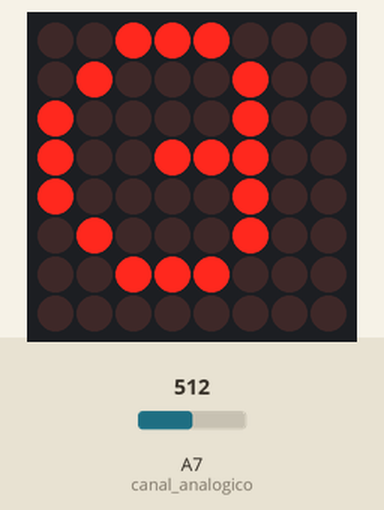
Simulated run of this sketch. Board: Arduino Nano, built with avr-gcc and run on an emulated ATmega328P. Shown: 8×8 LED matrix. Inputs (shaded band) come from the test bench; at power-on: A7 (canal_analogico) = 512. What the sketch prints to the serial monitor is not drawn.

Above: at 1.1 s.
At 2.9 s:
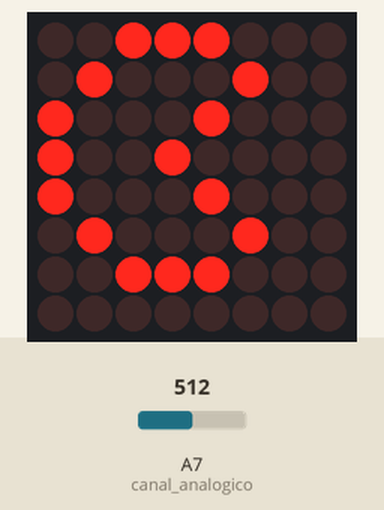

Measured:
- what the display in image 0 shows lasts 1.0 s, from 1.1 s to 2.1 s

The sketch:

Taller__6.0_-_B3_.ino
```cpp
//Librerías
#include <LedControl.h> //Me permite usar el IC MAX7219 (matriz led)

//Directivas de preprocesador
#define din_matrix  3 //Donde entran los datos
#define cs_matrix   2 //Control del slave, para hablarle al integrado
#define clk_matrix  4
#define canal_analogico A7

//Constructores
LedControl matrix_led = LedControl(din_matrix, clk_matrix, cs_matrix,1);

//Variables
unsigned int valor_adc;
int tiempo;
byte pacman_A [8] = {
  B00111000,
  B01000100,
  B10001000,
  B10010000,
  B10001000,
  B01000100,
  B00111000,
  B00000000
  };

byte pacman_B [8] = {
  B00111000,
  B01000100,
  B10000100,
  B10011100,
  B10000100,
  B01000100,
  B00111000,
  B00000000
  };

void setup() {
  Serial.begin(9600);
  matrix_led.shutdown(0, false); //Encender mi matriz led
  matrix_led.setIntensity(0,15);
  matrix_led.clearDisplay(0);
  Serial.println("Uso de la matriz led");
  pinMode(canal_analogico, INPUT);
}

void loop() {
  valor_adc = analogRead(canal_analogico);
  tiempo = map(valor_adc,0,1023,100,2000);

  for(int i=0; i<8;i++){
    matrix_led.setRow(0,i,pacman_A[i]);
    }
    delay(tiempo);

  for(int i=0; i<8;i++){
    matrix_led.setRow(0,i,pacman_B[i]);
    }
    delay(tiempo);
}
```
